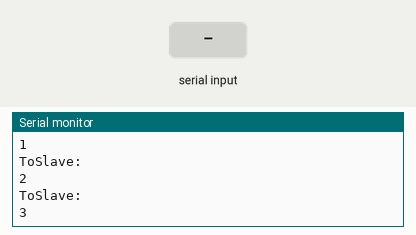
This sketch was run on a simulated Arduino Uno, built with avr-gcc and run on an emulated ATmega328P. Shown: the last lines printed to the serial monitor. The inputs (shaded band) are chosen by the test bench.

Above: at 1.8 s.
1.9 s: "1\n" received over the second serial link
At 2.31 s:
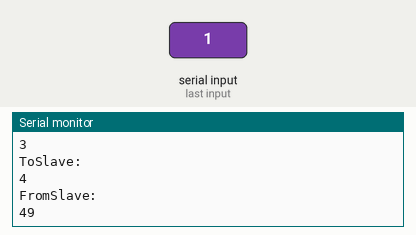
4.0 s: "0\n" received over the second serial link
At 4.31 s:
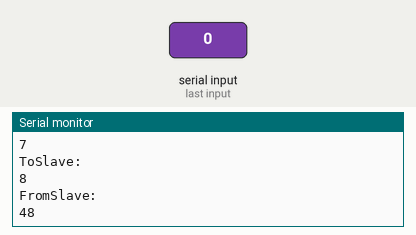
5.5 s: "2\n" received over the second serial link
At 5.81 s:
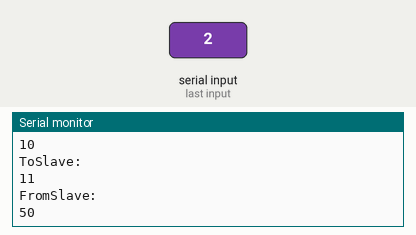
Timing chart, 0 to 8.5 s (numbered marks = the images above; inputs shaded):
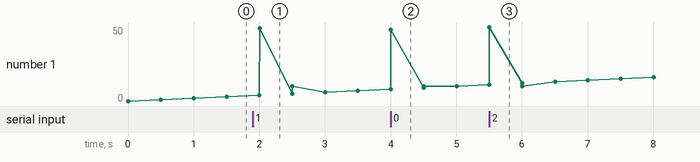

The sketch:

master_uno.ino
```cpp
#include <SoftwareSerial.h>

// assigning SoftwareSerial port (RX,TX)
const int nBtTx = 3;
const int nBtRx = 2;
SoftwareSerial btSerial(nBtRx, nBtTx);

// for test data
int nCounter = 0;

// initialization
void setup()
{
  // put your setup code here, to run once:
  // setting the bluetooth serial port
  btSerial.begin(115200);

  // initializing the serial monitor
  Serial.begin(115200);

  // for debugging
  Serial.println("BtModule:Master");
}

// recursive loop
void loop()
{
  // put your main code here, to run repeatedly:

  // for debugging
  Serial.print("ToSlave:\n");
  Serial.print(nCounter);
  Serial.print("\n");

  // sending the data to the slave
  btSerial.write(nCounter);

  // resetting data
  if (nCounter == 255)
    nCounter = 0;
  else
    nCounter++;

  // checking the available data size
  if (btSerial.available())
  {
    // receiving the data from the slave
    byte byteData = btSerial.read();

    // for debugging
    Serial.print("FromSlave:\n");
    Serial.print(byteData);
    Serial.print("\n");
  }

  delay(500);
}
```

Measured:
- after the input at 1.9 s, the serial monitor: prints a new line after 0.10 s (image 1)
- after the input at 4.0 s, the serial monitor: prints a new line at once (image 2)
- after the input at 5.5 s, the serial monitor: prints a new line at once (image 3)
